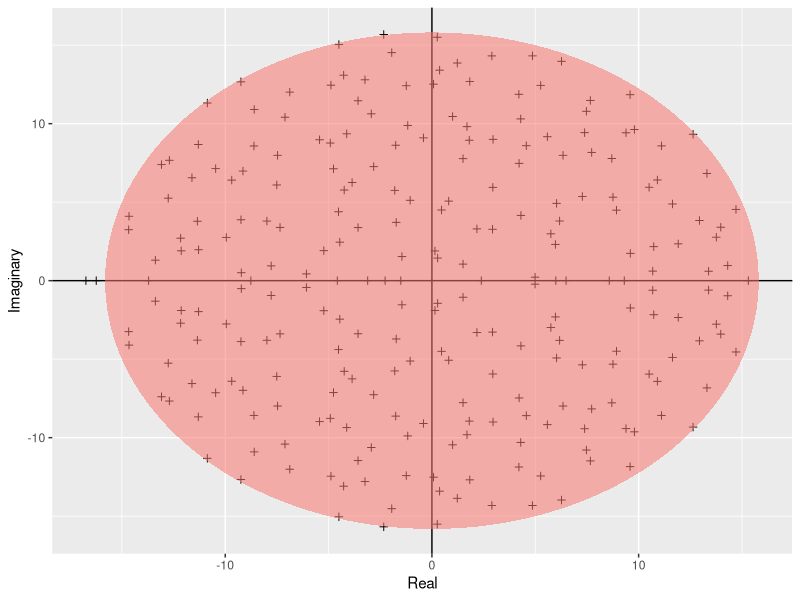

The R source for this figure:

# https://mhasoba.github.io/TheMulQuaBio/notebooks/08-Data_R.html#on-to-data-exploration

library(ggplot2)

build_ellipse <- function(hradius, vradius){ # function that returns an ellipse
  npoints = 250
  a <- seq(0, 2 * pi, length = npoints + 1)
  x <- hradius * cos(a)
  y <- vradius * sin(a)  
  return(data.frame(x = x, y = y))
}

N <- 250 # Assign size of the matrix

M <- matrix(rnorm(N * N), N, N) # Build the matrix

eigvals <- eigen(M)$values # Find the eigenvalues

eigDF <- data.frame("Real" = Re(eigvals), "Imaginary" = Im(eigvals)) # Build a dataframe

my_radius <- sqrt(N) # The radius of the circle is sqrt(N)

ellDF <- build_ellipse(my_radius, my_radius) # Dataframe to plot the ellipse

names(ellDF) <- c("Real", "Imaginary") # rename the columns

# plot the eigenvalues
p <- ggplot(eigDF, aes(x = Real, y = Imaginary))
p <- p +
  geom_point(shape = I(3)) +
  theme(legend.position = "none")

# now add the vertical and horizontal line
p <- p + geom_hline(aes(yintercept = 0))
p <- p + geom_vline(aes(xintercept = 0))

# finally, add the ellipse
p <- p + geom_polygon(data = ellDF, aes(x = Real, y = Imaginary, alpha = 1/20, fill = "red"))
p




